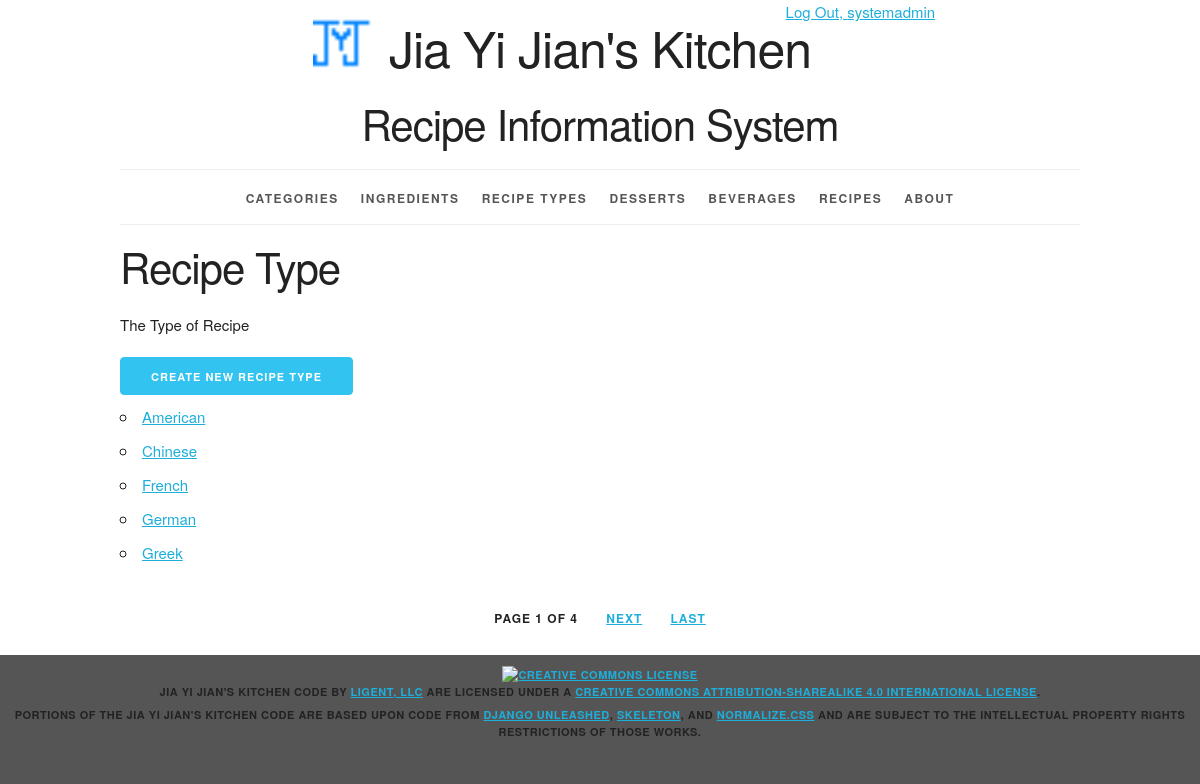
The page /recipe_types/ (signed in) on the database its author committed.
### recipeinfo/models.py (models this page shows, shortened)
class Recipe_Type(models.Model):
    recipe_type_id = models.AutoField(primary_key=True)
    recipe_type_name = models.CharField(max_length=45)
    def __str__(self):
        return '%s' % self.recipe_type_name
    def get_absolute_url(self):
        return reverse('recipeinfo_recipe_type_detail_urlpattern', kwargs={'pk': self.pk})
    class Meta:
        ordering = ['recipe_type_name']

### recipeinfo/views.py (the view)
class Recipe_TypeList(LoginRequiredMixin, PermissionRequiredMixin, PageLinksMixin, ListView):
    paginate_by = 5
    model = Recipe_Type
    permission_required = 'recipeinfo.view_recipe_type'

### recipeinfo/utils.py (called while the page is built)
    def _page_urls(self, page_number):
        return "?{pkw}={n}".format(
            pkw=self.page_kwarg,
            n=page_number)

    def first_page(self, page):
        if page.number > 1:
            return self._page_urls(1)
        return None

    def previous_page(self, page):
        if (page.has_previous()
                and page.number > 2):
            return self._page_urls(
                page.previous_page_number())
        return None

    def next_page(self, page):
        last_page = page.paginator.num_pages
        if (page.has_next()
                and page.number < last_page - 1):
            return self._page_urls(
                page.next_page_number())
        return None

    def last_page(self, page):
        last_page = page.paginator.num_pages
        if page.number < last_page:
            return self._page_urls(last_page)
        return None

    def get_context_data(self, **kwargs):
        context = super().get_context_data(
            **kwargs)
        page = context.get('page_obj')
        if page is not None:
            context.update({
                'first_page_url':
                    self.first_page(page),
                'previous_page_url':
                    self.previous_page(page),
                'next_page_url':
                    self.next_page(page),
                'last_page_url':
                    self.last_page(page),
            })
        return context

### recipeinfo/templates/recipeinfo/recipe_type_list.html (shortened to what this page needs)
{% extends 'recipeinfo/base.html' %}
{% block content %}
<h2>Recipe Type</h2><h6>The Type of Recipe</h6>
    {% if perms.recipeinfo.add_recipe_type %}
    <div>
         <a href="{% url 'recipeinfo_recipe_type_create_urlpattern' %}"
         class="button button-primary">Create New Recipe Type</a>
    </div>
    {% endif %}
<ul>
    {% for recipe_type in recipe_type_list %}
        <li>
        <a href="{{ recipe_type.get_absolute_url }}">{{ recipe_type }}</a>
        </li>
    {% empty %}
        <li><em>There are currently no cuisine type in the list.</em></li>
    {% endfor %}
</ul>
{% endblock %}

### recipeinfo/templates/recipeinfo/base.html (shortened to what this page needs)
{% load staticfiles %}
<!DOCTYPE html>
<html lang="en">
<head>
    <link rel="stylesheet" type="text/css"
          href="{% static 'recipeinfo/normalize.css' %}">
    <link rel="stylesheet" type="text/css"
          href="{% static 'recipeinfo/skeleton.css' %}">
    <link rel="stylesheet" type="text/css"
          href="{% static 'recipeinfo/style.css' %}">
</head>
<body>
<div class="container">
    <div class="offset-by-eight four columns">
        <ul class = "inline">
            {% if user.is_authenticated %}
                <li><a href="{% url 'logout_urlpattern' %}">
                    Log Out, {{ user.get_username }}</a></li>
                {% else %}
                <li><a href="{% url 'login_urlpattern' %}">
                    Log In</a></li>
            {% endif %}
        </ul>
    </div>
    <header class="row">
        <div class="offset-by-one ten columns">
            <h1 class="logo">Jia Yi Jian's Kitchen</h1>
            <h2>Recipe Information System</h2>
        </div>
    </header>
    <nav>
        <ul>
            {% if user.is_authenticated %}
            <li>
                <a href="{% url 'recipeinfo_category_list_urlpattern' %}">
                    Categories</a></li>
            <li>
                <a href="{% url 'recipeinfo_ingredient_list_urlpattern' %}">
                    Ingredients</a></li>
            <li>
                <a href="{% url 'recipeinfo_recipe_type_list_urlpattern' %}">
                    Recipe Types</a></li>
            <li>
                <a href="{% url 'recipeinfo_dessert_list_urlpattern' %}">
                    Desserts</a></li>
            <li>
                <a href="{% url 'recipeinfo_beverage_list_urlpattern' %}">
                    Beverages</a></li>
            <li>
                <a href="{% url 'recipeinfo_recipe_list_urlpattern' %}">
                    Recipes</a></li>
            {% endif %}
            <li>
                <a href="{% url 'about_urlpattern' %}">
                    About</a></li>
        </ul>
    </nav>
    <main>
        {% block content %}{% endblock %}
    </main>
    {% if is_paginated %}
        <div class="row">
            <div class="twelve columns">
                <ul class="pagination">
                    <li>
                        Page {{ page_obj.number }}
                        of {{ paginator.num_pages }}
                    </li>
                    {% if next_page_url %}
                        <li>
                            <a href="{{ next_page_url }}">
                                Next</a>
                        </li>
                    {% endif %}
                    {% if last_page_url %}
                        <li>
                            <a href="{{ last_page_url }}">
                                Last</a>
                        </li>
                    {% endif %}
                </ul>
            </div>
        </div>
    {% endif %}
</div>
<footer>
    <p>
        <a rel="license" href="http://creativecommons.org/licenses/by-sa/4.0/">
            <img alt="Creative Commons License" style="border-width:0"
                 src="https://i.creativecommons.org/l/by-sa/4.0/88x31.png"/>
        </a><br/><span property="dct:title">Jia Yi Jian's Kitchen Code</span>
        by
        <a href="https://www.ligent.net" property="cc:attributionName"
           rel="cc:attributionURL">Ligent, LLC</a> are licensed under a
        <a rel="license" href="http://creativecommons.org/licenses/by-sa/4.0/">Creative Commons Attribution-ShareAlike
            4.0 International License</a>.
    </p>
    <p>Portions of the Jia Yi Jian's Kitchen code are based upon code from
        <a href="https://django-unleashed.com">Django Unleashed</a>,
        <a href="http://getskeleton.com/">Skeleton</a>, and
        <a href="https://necolas.github.io/normalize.css/">Normalize.css</a> and
        are subject to the intellectual property rights restrictions of those works.
    </p>
</footer>
</body>
</html>

### recipeinfo/static/recipeinfo/skeleton.css (style rules this page uses)
.container { position: relative; width: 100%; max-width: 960px; margin: 0 auto; padding: 0 20px; box-sizing: border-box; }
.column, .columns { width: 100%; float: left; box-sizing: border-box; }
@media (min-width: 400px) { .container { width: 85%; padding: 0; } }
@media (min-width: 550px) { .container { width: 80%; } }
@media (min-width: 550px) { .column, .columns { margin-left: 4%; } }
@media (min-width: 550px) { .column:first-child, .columns:first-child { margin-left: 0; } }
@media (min-width: 550px) { .four.columns { width: 30.6666666667%; } }
@media (min-width: 550px) { .ten.columns { width: 82.6666666667%; } }
@media (min-width: 550px) { .twelve.columns { width: 100%; margin-left: 0; } }
@media (min-width: 550px) { .offset-by-one.column, .offset-by-one.columns { margin-left: 8.66666666667%; } }
@media (min-width: 550px) { .offset-by-eight.column, .offset-by-eight.columns { margin-left: 69.3333333333%; } }
html { font-size: 62.5%; }
body { font-size: 1.5em; line-height: 1.6; font-weight: 400; font-family: "Raleway", "HelveticaNeue", "Helvetica Neue", Helvetica, Arial, sans-serif; color: #222; }
h1, h2, h3, h4, h5, h6 { margin-top: 0; margin-bottom: 2rem; font-weight: 300; }
h1 { font-size: 4.0rem; line-height: 1.2; letter-spacing: -.1rem; }
h2 { font-size: 3.6rem; line-height: 1.25; letter-spacing: -.1rem; }
h6 { font-size: 1.5rem; line-height: 1.6; letter-spacing: 0; }
@media (min-width: 550px) { h1 { font-size: 5.0rem; } }
@media (min-width: 550px) { h2 { font-size: 4.2rem; } }
@media (min-width: 550px) { h6 { font-size: 1.5rem; } }
p { margin-top: 0; }
a { color: #1EAEDB; }
.button, button, input[type="submit"], input[type="reset"], input[type="button"] { display: inline-block; height: 38px; padding: 0 30px; color: #555; text-align: center; font-size: 11px; font-weight: 600; line-height: 38px; letter-spacing: .1rem; text-transform: uppercase; text-decoration: none; white-space: nowrap; background-color: transparent; border-radius: 4px; border: 1px solid #bbb; cursor: pointer; box-sizing: border-box; }
.button.button-primary, button.button-primary, input[type="submit"].button-primary, input[type="reset"].button-primary, input[type="button"].button-primary { color: #FFF; background-color: #33C3F0; border-color: #33C3F0; }
ul { list-style: circle inside; }
ol, ul { padding-left: 0; margin-top: 0; }
li { margin-bottom: 1rem; }
button, .button { margin-bottom: 1rem; }
pre, blockquote, dl, figure, table, p, ul, ol, form { margin-bottom: 2.5rem; }
.container:after, .row:after, .u-cf { content: ""; display: table; clear: both; }

### recipeinfo/static/recipeinfo/style.css (style rules this page uses)
html { height: 100%; background-color: #555; }
body { background-color: white; }
body>div>header { text-align: center;; }
header h1 { display: inline-block; font-weight: normal; font-style: normal; width: 100%; margin-top: 0; padding-top: 0; }
.logo { padding-top: 50px; background-image: url("recipeinfo_logo.ico"); background-size: 50px; background-repeat: no-repeat; background-position: top; }
@media (min-width: 750px) { .logo { padding-top: 0; background-size: contain; background-position: 0% 0%; } }
@media (min-width: 1000px) { .logo { background-position: 10% 0%; } }
@media (min-width: 1200px) { .logo { background-position: 15% 0%; } }
nav { border-top: 1px solid #eee; width: 100%; border-bottom: 1px solid #eee; margin: 0 0 1em; padding: 0; }
nav ul { margin: 0; padding: 1em 0; list-style-type: none; text-align: center; }
nav ul li { display: inline; padding: 0; margin: 0 0.25em; font-weight: 600; text-transform: uppercase; text-align: center; font-size: 1rem; letter-spacing: .10rem; }
@media (min-width: 400px) { nav ul li { letter-spacing: .15rem; font-size: 1.2rem; margin: 0 0.5em; } }
@media (min-width: 550px) { nav ul li { margin: 0 0.75em; } }
nav ul li a { color: #555; text-decoration: none; background-color: transparent; cursor: pointer; }
.inline { list-style-type: none; padding: 0; margin: 0 0 -0.5em; }
.inline li { display: inline; }
.pagination li { display: inline-block; padding: 0; margin: 0 1em; font-weight: 600; text-transform: uppercase; font-size: 1.2rem; letter-spacing: .10rem; }
.pagination { margin: 0; padding: 1em 0; list-style-type: none; text-align: center; }
body>footer { width: 100%; background-color: #555; font-size: 1.1rem; letter-spacing: .05rem; font-weight: 600; text-transform: uppercase; text-align: center; padding: 1em 0; margin: 1em 0; }
body>footer p { margin-bottom: 0.5rem; }

### rows shown on the page
Recipe_Type: recipe_type_name "American"
Recipe_Type: recipe_type_name "Chinese"
Recipe_Type: recipe_type_name "French"
Recipe_Type: recipe_type_name "German"
Recipe_Type: recipe_type_name "Greek"

### other values the page prints
{{ user.get_username }} "systemadmin"
{{ page_obj.number }} "1"
{{ paginator.num_pages }} "4"
